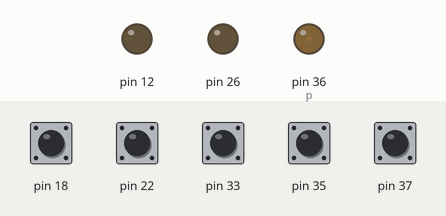
The program below on a simulated Raspberry Pi (header pin numbers). On the bench: output pins drawn as LEDs (lit = HIGH). The test bench sets the inputs (shaded band); at power-on: pin 18, pin 22, pin 33, pin 35, pin 37 HIGH.

Above: at 1.2 s.
1.3 s: pin 18 pulled LOW for 0.15 s
At 2.4 s:
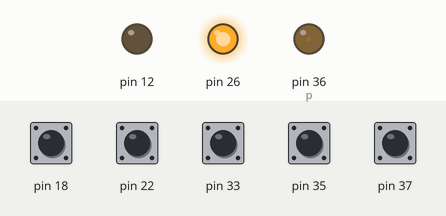
2.9 s: pin 22 pulled LOW for 0.15 s
At 3.8 s:
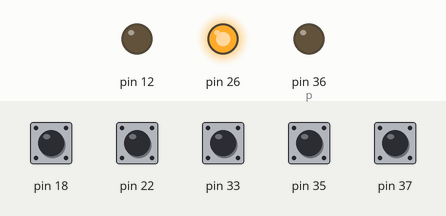
4.6 s: pin 33 pulled LOW for 0.15 s
At 4.9 s:
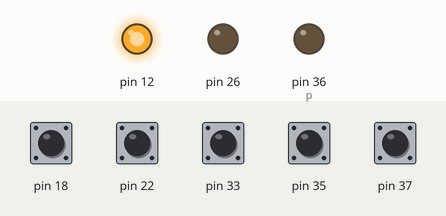
6.2 s: pin 35 pulled LOW for 1 s
At 6.7 s:
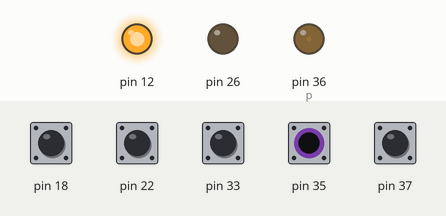
8.7 s: pin 37 pulled LOW for 0.15 s
At 9.3 s:
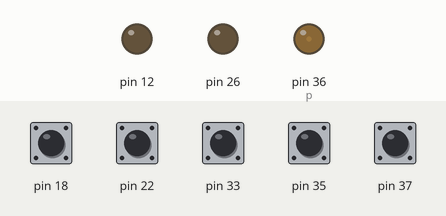
10.3 s: pin 22 pulled LOW for 1 s
At 10.8 s:
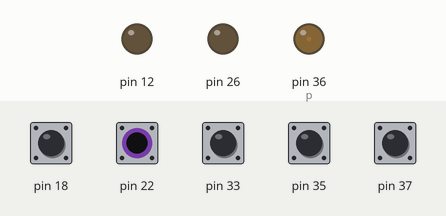
Timing chart, 0 to 13.3 s (numbered marks = the images above; inputs shaded):
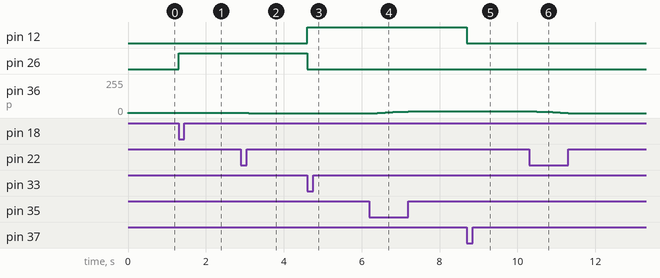

Measured:
- after the input at 1.3 s, pin 26: LOW → HIGH at once
- after the input at 2.9 s, pin 36 (p): 3/255 → 0/255 after 0.20 s
- after the input at 4.6 s, pin 12: LOW → HIGH at once; pin 26: HIGH → LOW at once
- after the input at 6.2 s, pin 36 (p): moves from 0/255 to 13/255 over 0.80 s, starting after 0.20 s
- after the input at 8.7 s, pin 12: HIGH → LOW at once
- after the input at 10.3 s, pin 36 (p): moves from 13/255 to 0/255 over 0.80 s, starting after 0.20 s

The program:

dcmotor.py
```python
import RPi.GPIO as GPIO
import time
#GPIO.setwarnings(False)
x=1
GPIO.setmode(GPIO.BOARD)
GPIO.setup(36, GPIO.OUT)
GPIO.setup(26, GPIO.OUT)
GPIO.setup(12, GPIO.OUT)

GPIO.setup(35, GPIO.IN, pull_up_down=GPIO.PUD_UP)
GPIO.setup(22, GPIO.IN, pull_up_down=GPIO.PUD_UP)
GPIO.setup(33, GPIO.IN, pull_up_down=GPIO.PUD_UP)
GPIO.setup(37, GPIO.IN, pull_up_down=GPIO.PUD_UP)
GPIO.setup(18, GPIO.IN, pull_up_down=GPIO.PUD_UP)

p=GPIO.PWM(36,100)
p.start(0)
while(True):
	p.ChangeDutyCycle(x)
	if GPIO.input(33)==0:
		GPIO.output(26, GPIO.LOW)
		GPIO.output(12, GPIO.HIGH)
		time.sleep(0.5)
	if GPIO.input(35)==0:
               if(x<60):
			x=x+1
			time.sleep(0.2)
        if GPIO.input(22)==0:
               if(x>0):
			x=x-1
			time.sleep(0.2)
        if GPIO.input(18)==0:
                GPIO.output(12, GPIO.LOW)
                GPIO.output(26, GPIO.HIGH)
                time.sleep(0.5)

        if GPIO.input(37)==0:
                GPIO.output(36, GPIO.LOW)
                GPIO.output(26, GPIO.LOW)
                GPIO.output(12, GPIO.LOW)
                time.sleep(0.5)


GPIO.cleanup()
```
